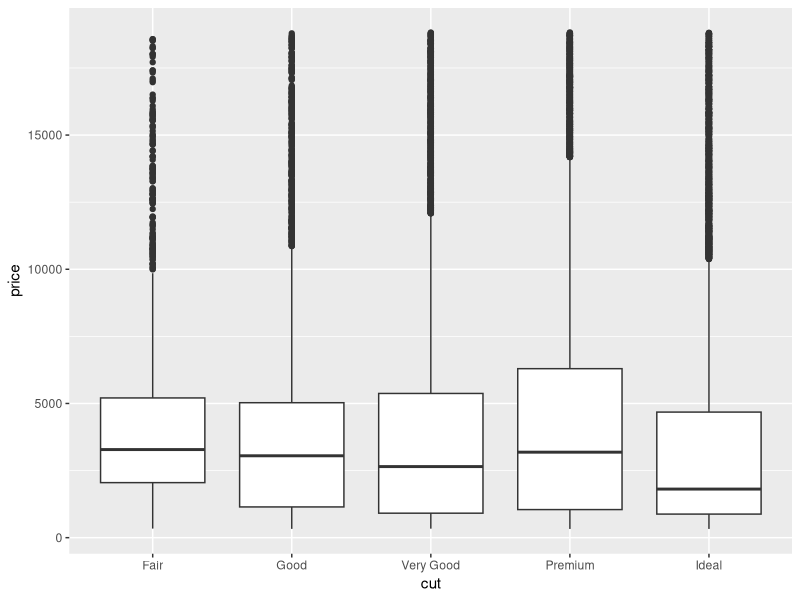
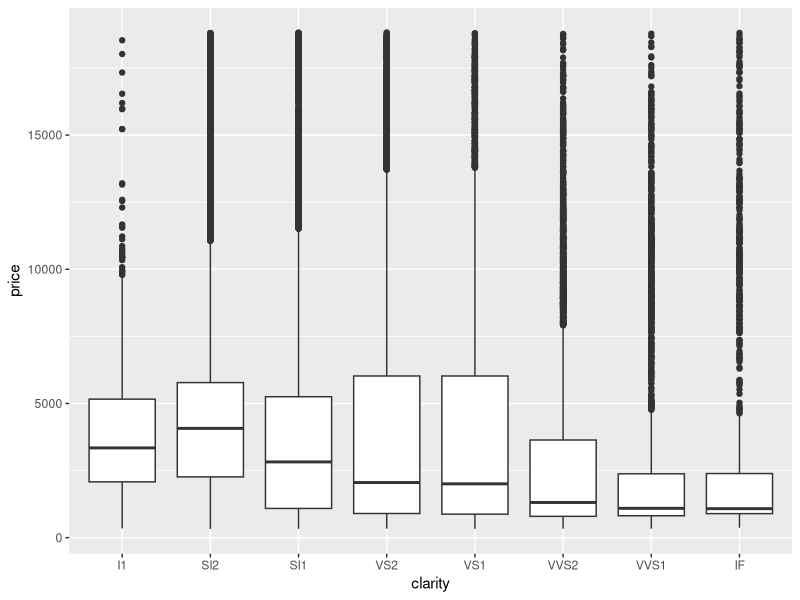
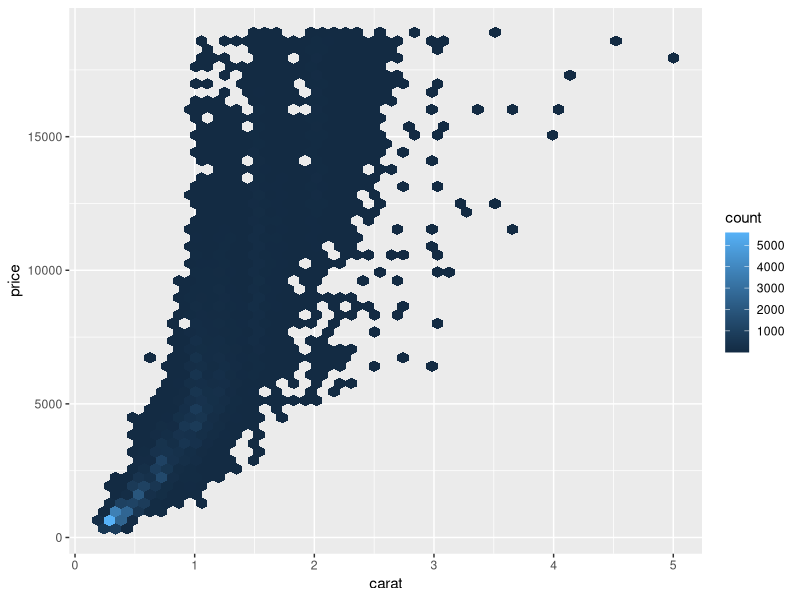
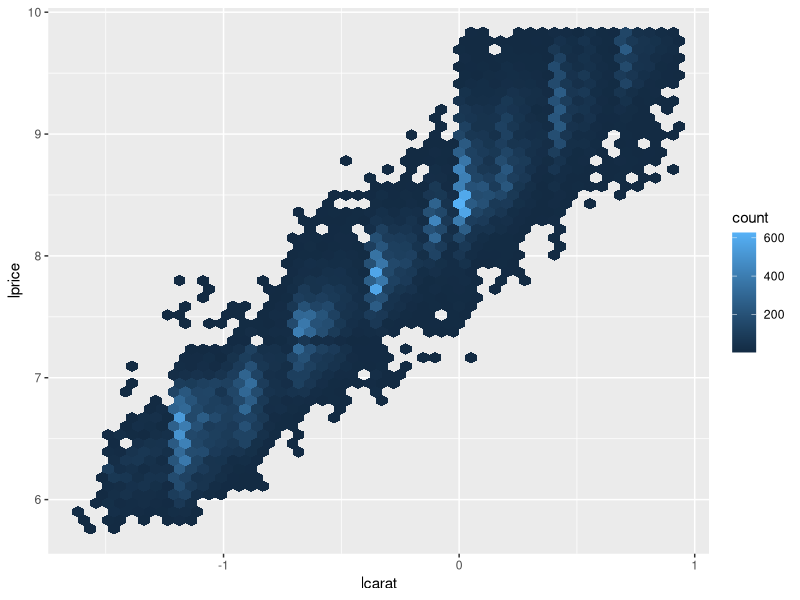
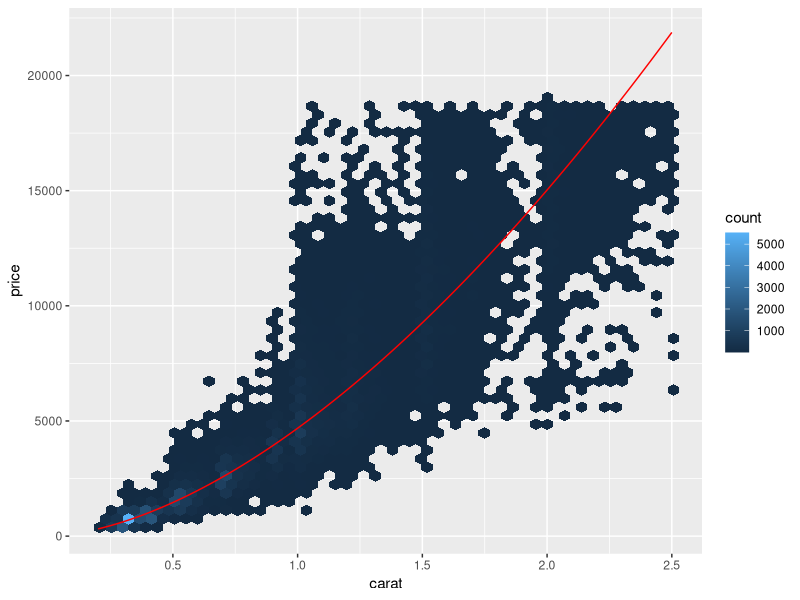
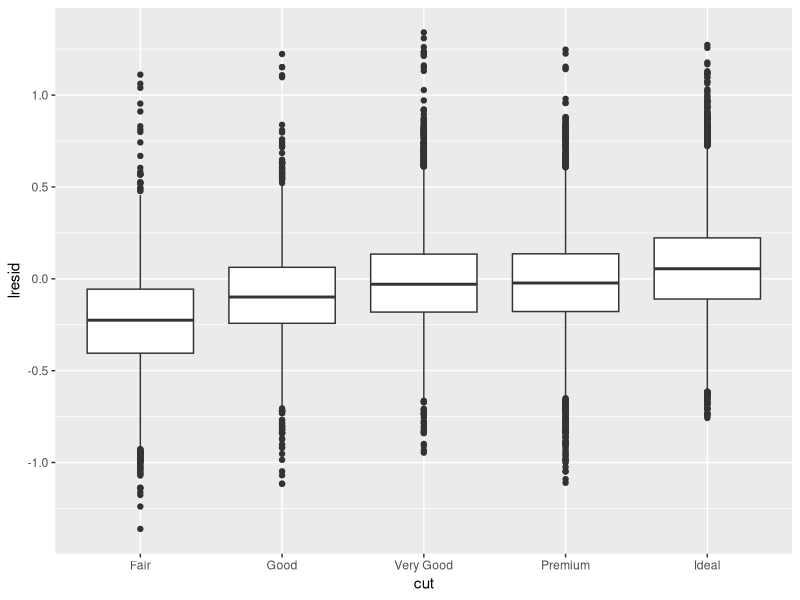
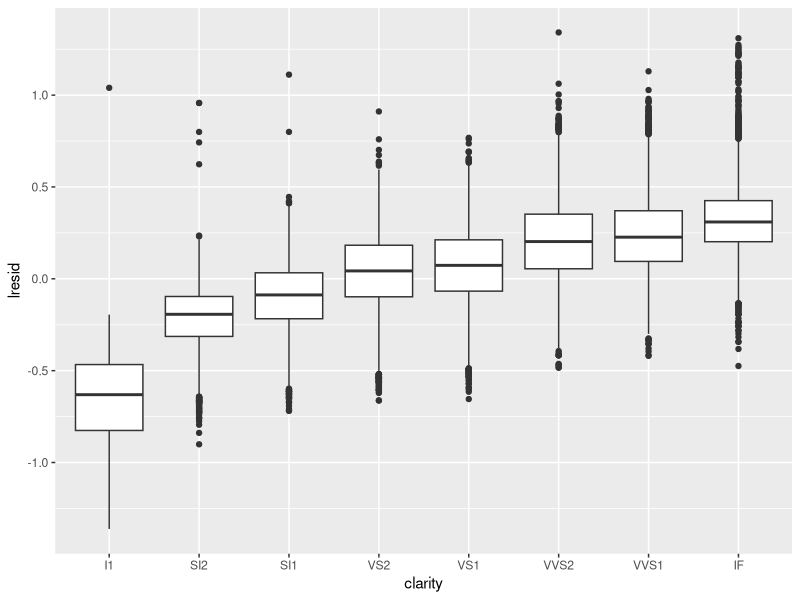
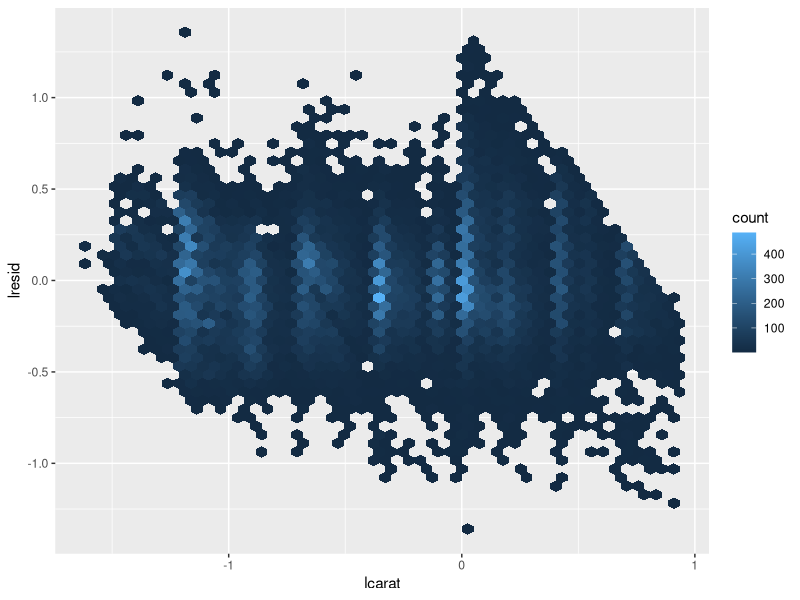

Write the R code that produced these figures, in order. (Note: this script raises an error after producing the figures.)
#autor:      Joao Sollari Lopes
#local:      INE, Lisboa
#Rversion:   3.6.1
#criado:     17.10.2019
#modificado: 05.11.2019

setwd("2019/2019.08.13_formacao_RCD2019/bin/")
library("tidyverse")
library("modelr")

## 1. Modelling example
library("hexbin")

#diamonds data
?diamonds

fnam <- "../results/modelling/diamonds1.tiff"
tiff(file=fnam,units="in",width=3,height=3,res=300,compression="lzw")
diamonds %>%
  ggplot() +
   geom_boxplot(aes(cut,price))
dev.off()

fnam <- "../results/modelling/diamonds2.tiff"
tiff(file=fnam,units="in",width=3,height=3,res=300,compression="lzw")
diamonds %>%
  ggplot() +
   geom_boxplot(aes(clarity,price))
dev.off()

fnam <- "../results/modelling/diamonds3.tiff"
tiff(file=fnam,units="in",width=4,height=3,res=300,compression="lzw")
diamonds %>%
  ggplot() +
   geom_hex(aes(carat,price),bins=50)
dev.off()

diamonds2 <- diamonds %>%
  filter((x > 0) & (y > 0 & y < 20) & (z > 0 & z < 10)) %>%
  filter(carat <= 2.5) %>%
  select(carat,cut,color,clarity,price) %>%
  mutate(lprice = log(price), lcarat = log(carat))

fnam <- "../results/modelling/diamonds4.tiff"
tiff(file=fnam,units="in",width=5,height=4,res=300,compression="lzw")
diamonds2 %>%
  ggplot() +
    geom_hex(aes(lcarat,lprice),bins=50)
dev.off()

#model 1
diamonds_mod <- lm(lprice ~ lcarat,data=diamonds2)
summary(diamonds_mod)

diamonds2 <- diamonds2 %>%
  add_predictions(diamonds_mod,"lpred") %>%
  add_residuals(diamonds_mod,"lresid") %>%
  mutate(pred = exp(lpred))

fnam <- "../results/modelling/diamonds5.tiff"
tiff(file=fnam,units="in",width=5,height=4,res=300,compression="lzw")
diamonds2 %>%
  ggplot() +
    geom_hex(aes(carat,price),bins=50) +
    geom_line(aes(carat,pred),color="red")
dev.off()

fnam <- "../results/modelling/diamonds6.tiff"
tiff(file=fnam,units="in",width=4,height=4,res=300,compression="lzw")
diamonds2 %>%
  ggplot() +
    geom_boxplot(aes(cut,lresid))
dev.off()

fnam <- "../results/modelling/diamonds7.tiff"
tiff(file=fnam,units="in",width=4,height=4,res=300,compression="lzw")
diamonds2 %>%
  ggplot() +
    geom_boxplot(aes(clarity,lresid))
dev.off()

fnam <- "../results/modelling/diamonds8.tiff"
tiff(file=fnam,units="in",width=5,height=4,res=300,compression="lzw")
diamonds2 %>%
  ggplot() +
    geom_hex(aes(lcarat,lresid),bins=50)
dev.off()

fnam <- "../results/modelling/diamonds9.tiff"
tiff(file=fnam,units="in",width=4,height=4,res=300,compression="lzw")
diamonds2 %>%
  ggplot() +
    geom_point(aes(pred,price)) +
    geom_abline(aes(intercept=0,slope=1),size=1,color="white")
dev.off()

#model 2
diamonds_mod2 <- lm(lprice ~ lcarat + clarity + cut,data=diamonds2)
summary(diamonds_mod2)

diamonds2 <- diamonds2 %>%
  add_predictions(diamonds_mod2,"lpred2") %>%
  add_residuals(diamonds_mod2,"lresid2") %>%
  mutate(pred2 = exp(lpred2))

fnam <- "../results/modelling/diamonds10.tiff"
tiff(file=fnam,units="in",width=9,height=4.5,res=300,compression="lzw")
diamonds2 %>%
  ggplot() +
    geom_hex(aes(carat,price),bins=50) +
    geom_line(aes(carat,pred2),color="red") +
    facet_grid(cut ~ clarity)
dev.off()

fnam <- "../results/modelling/diamonds11.tiff"
tiff(file=fnam,units="in",width=5,height=4,res=300,compression="lzw")
diamonds2 %>%
  ggplot() +
    geom_hex(aes(lcarat,lresid2),bins=50)
dev.off()

fnam <- "../results/modelling/diamonds12.tiff"
tiff(file=fnam,units="in",width=4,height=4,res=300,compression="lzw")
diamonds2 %>%
  ggplot() +
    geom_point(aes(pred2,price)) +
    geom_abline(aes(intercept=0,slope=1),size=1,color="white")
dev.off()
 
## 2. Model Fitting
set.seed(12345)

#synthetic data
real_a1 <- 4.22
real_a2 <- 2.05
x <- round(runif(n=30,min=0,max=10),digits=2)
y <- real_a1*x + real_a2 + rnorm(n=30,mean=0,sd=1)
sim1 <- tibble(x,y)

#plot synthetic data
fnam <- "../results/modelling/synthetic1.tiff"
tiff(file=fnam,units="in",width=4,height=4,res=300,compression="lzw")
sim1 %>%
  ggplot() +
    geom_point(aes(x,y))
dev.off()

#### 2.1. fit model (random search)
models <- tibble(
  a1 = runif(250,-20,40),
  a2 = runif(250,-5,5))

fnam <- "../results/modelling/synthetic2.tiff"
tiff(file=fnam,units="in",width=4,height=4,res=300,compression="lzw")
sim1 %>%
  ggplot() +
    geom_abline(data=models,aes(intercept=a1,slope=a2),alpha=0.24) + 
    geom_point(aes(x,y))
dev.off()

#Linear regression model
model1 <- function(a,dat){
  res <- a[1] + dat$x*a[2]
  return(res)
}

#Calculate Root-mean-squared-deviation
measure_distance <- function(params,dat){
  diff <- dat$y - model1(params,dat)
  res <- sqrt(mean(diff^2))
  return(res)
}

#Helper function to calculate RMSD for synthetic data "sim1"
sim1_dist <- function(a1,a2){
  res <- measure_distance(c(a1,a2),dat=sim1)
  return(res)
}

models <- models %>%
  mutate(RMSD = map2_dbl(a1,a2,sim1_dist))
print(models)

best_models <- models %>%
  filter(rank(RMSD) <= 10)
  
fnam <- "../results/modelling/synthetic3.tiff"
tiff(file=fnam,units="in",width=5,height=4,res=300,compression="lzw")
sim1 %>%
  ggplot() +
    geom_point(aes(x,y),size=2,color="grey30") +
    geom_abline(data=best_models,aes(intercept=a1,slope=a2,color=-RMSD))
dev.off()

fnam <- "../results/modelling/synthetic4.tiff"
tiff(file=fnam,units="in",width=5,height=4,res=300,compression="lzw")
models %>%
  ggplot() +
    geom_point(data=best_models,aes(a1,a2),size=4,color="red") +
    geom_point(aes(a1,a2,color=-RMSD))
dev.off()

#### 2.2. fit model (grid search)
models_grid <- expand.grid(
  a1 = seq(0,15,length=25),
  a2 = seq(2,5,length=25)) %>%
    mutate(RMSD=map2_dbl(a1,a2,sim1_dist))
head(models_grid,n=15)

best_grid <- models_grid %>%
  filter(rank(RMSD) <= 10)

fnam <- "../results/modelling/synthetic5.tiff"
tiff(file=fnam,units="in",width=5,height=4,res=300,compression="lzw")
sim1 %>%
  ggplot() + 
    geom_point(aes(x,y),size=2,color="grey30") +
    geom_abline(data=best_grid,aes(intercept=a1,slope=a2,color=-RMSD))
dev.off()

fnam <- "../results/modelling/synthetic6.tiff"
tiff(file=fnam,units="in",width=5,height=4,res=300,compression="lzw")
models_grid %>%
  ggplot() +
    geom_point(data=best_grid,aes(a1,a2),size=4,color="red") +
    geom_point(aes(a1,a2,color=-RMSD))
dev.off()

#### 2.3. fit model (Newton-Raphson optimization)
best_optim <- optim(c(0,0),measure_distance,dat=sim1)  
best_a1 <- best_optim$par[1]
best_a2 <- best_optim$par[2]

fnam <- "../results/modelling/synthetic7.tiff"
tiff(file=fnam,units="in",width=4,height=4,res=300,compression="lzw")
sim1 %>%
  ggplot() + 
    geom_point(aes(x,y),size=2,color="grey30") +
    geom_abline(aes(intercept=best_a1,slope=best_a2))
dev.off()

#### 2.4. fit model (Least-Squares method)
best_lm <- lm(y ~ x,data=sim1)
best_a1 <- best_lm$coef[1]
best_a2 <- best_lm$coef[2]

fnam <- "../results/modelling/synthetic8.tiff"
tiff(file=fnam,units="in",width=4,height=4,res=300,compression="lzw")
sim1 %>%
  ggplot() + 
    geom_point(aes(x,y),size=2,color="grey30") +
    geom_abline(aes(intercept=best_a1,slope=best_a2))
dev.off()

#### 2.5. summary
res1 <- models %>%
  filter(rank(RMSD) == 1)

res2 <- models_grid %>%
  filter(rank(RMSD) == 1)

res3 <- tibble(
  a1 = best_optim$par[1],
  a2 = best_optim$par[2],
  RMSD = best_optim$value)

res4 <- tibble(
  a1 = best_lm$coef[1],
  a2 = best_lm$coef[2],
  RMSD = sqrt(mean(best_lm$residuals^2)))

tab1 = round(data.frame(rbind(res1,res2,res3,res4)),digits=2)
rownames(tab1) = c("random","grid","NR","LS")
fnam = "../results/modelling/fitting1.txt"
write.table(tab1,fnam,sep=",",row.names=TRUE,col.names=NA)

## 3. Model Diagnostic
set.seed(12345)

#synthetic data
real_a1 <- 4.22
real_a2 <- 2.05
x <- round(runif(n=30,min=0,max=10),digits=2)
y <- real_a1*x + real_a2 + rnorm(n=30,mean=0,sd=1)
sim1 <- tibble(x,y)

#fit model
sim1_mod <- lm(y ~ x,data=sim1)

sim1 <- sim1 %>%
  add_predictions(sim1_mod) %>%
  add_residuals(sim1_mod)
print(sim1)

#scatterplot y~x  
fnam <- "../results/modelling/visualization1.tiff"
tiff(file=fnam,units="in",width=3,height=2.4,res=300,compression="lzw")
sim1 %>% 
  ggplot() + 
    geom_point(aes(x,y),size=2,color="grey30") +
    geom_line(aes(x,pred)) +
	geom_segment(aes(x=x,xend=x,y=y,yend=pred),alpha=0.2)
dev.off()

#scatterplot y~pred
fnam <- "../results/modelling/visualization2.tiff"
tiff(file=fnam,units="in",width=3,height=2.4,res=300,compression="lzw")
sim1 %>% 
  ggplot() + 
    geom_abline(aes(intercept=0,slope=1),size=2,color="white") +
    geom_point(aes(pred,y),size=2,color="grey30")
dev.off()

#density(residuals)
fnam <- "../results/modelling/visualization3.tiff"
tiff(file=fnam,units="in",width=3,height=2.4,res=300,compression="lzw")
sim1 %>% 
  ggplot() + 
    geom_density(aes(resid)) +
    stat_function(fun=dnorm,color="red",args=list(mean=0,sd=1))
dev.off()

#scatterplot res~x
fnam <- "../results/modelling/visualization4.tiff"
tiff(file=fnam,units="in",width=3,height=2.4,res=300,compression="lzw")
sim1 %>% 
  ggplot() + 
    geom_hline(aes(yintercept=0),size=2,color="white") +
    geom_point(aes(x,resid))
dev.off()

#qqplot(residuals)
fnam <- "../results/modelling/visualization5.tiff"
tiff(file=fnam,units="in",width=3,height=2.4,res=300,compression="lzw")
sim1 %>% 
  ggplot() + 
    geom_qq_line(aes(sample=resid),size=2,color="white") + 
    geom_qq(aes(sample=resid)) + 
    labs(x="Theoretical Quantiles",y="Sample Quantiles") 
dev.off()

#lagplot(residuals)  
fnam <- "../results/modelling/visualization6.tiff"
tiff(file=fnam,units="in",width=3,height=2.4,res=300,compression="lzw")
sim1 %>% 
  ggplot() + 
    geom_point(aes(c(resid[-1],NA),resid)) +
    labs(x=expression(resid[i-1]),y=expression(resid[i]))
dev.off()
